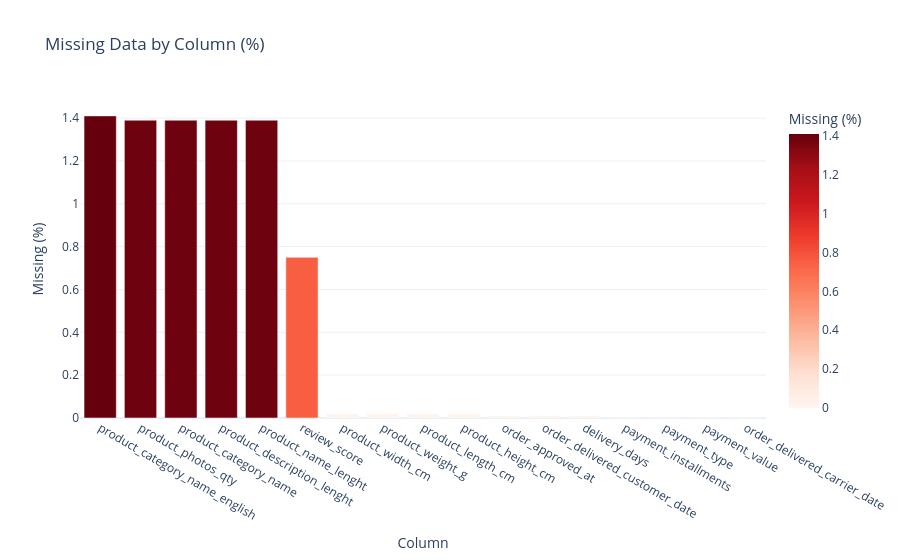

Notebook cell for this chart:
### Code cell
fig = px.bar(
    null_df.reset_index(), x='index', y='missing_pct',
    title='Missing Data by Column (%)',
    labels={'index': 'Column', 'missing_pct': 'Missing (%)'},
    color='missing_pct', color_continuous_scale='Reds'
)
fig.update_layout(template='plotly_white', showlegend=False)
fig.show()
fig.write_html('../outputs/01_missing_data.html')

### Figure 1 — Plotly figure (JSON) as saved in the notebook; plotly's stock layout.template omitted (floating-point values rounded to 4 significant figures)
{"data": [{"hovertemplate": "Column=%{x}<br>Missing (%)=%{marker.color}<extra></extra>", "legendgroup": "", "marker": {"color": [1.41, 1.39, 1.39, 1.39, 1.39, 0.75, 0.02, 0.02, 0.02, 0.02, 0.01, 0.01, 0.01, 0.0, 0.0, 0.0, 0.0], "coloraxis": "coloraxis", "pattern": {"shape": ""}}, "name": "", "orientation": "v", "showlegend": false, "textposition": "auto", "type": "bar", "x": ["product_category_name_english", "product_photos_qty", "product_category_name", "product_description_lenght", "product_name_lenght", "review_score", "product_width_cm", "product_weight_g", "product_length_cm", "product_height_cm", "order_approved_at", "order_delivered_customer_date", "delivery_days", "payment_installments", "payment_type", "payment_value", "order_delivered_carrier_date"], "xaxis": "x", "y": [1.41, 1.39, 1.39, 1.39, 1.39, 0.75, 0.02, 0.02, 0.02, 0.02, 0.01, 0.01, 0.01, 0.0, 0.0, 0.0, 0.0], "yaxis": "y"}], "layout": {"barmode": "relative", "coloraxis": {"autocolorscale": false, "colorbar": {"title": {"text": "Missing (%)"}}, "colorscale": [[0, "rgb(255,245,240)"], [0.125, "rgb(254,224,210)"], [0.25, "rgb(252,187,161)"], [0.375, "rgb(252,146,114)"], [0.5, "rgb(251,106,74)"], [0.625, "rgb(239,59,44)"], [0.75, "rgb(203,24,29)"], [0.875, "rgb(165,15,21)"], [1, "rgb(103,0,13)"]]}, "legend": {"tracegroupgap": 0}, "showlegend": false, "title": {"text": "Missing Data by Column (%)"}, "xaxis": {"anchor": "y", "domain": [0, 1], "title": {"text": "Column"}}, "yaxis": {"anchor": "x", "domain": [0, 1], "title": {"text": "Missing (%)"}}}}
